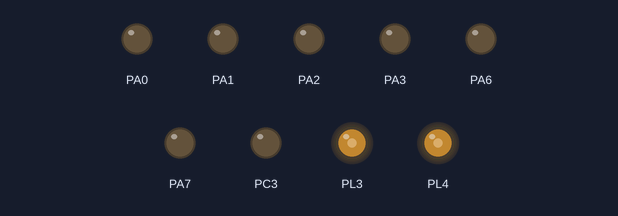
Recording of a program running on a simulated ATmega2560, built with avr-gcc and emulated at 11.0592 MHz. Parts: output pins drawn as LEDs (lit = HIGH).

Above: at 0.1 s.
Timing chart, 0 to 1.6 s (numbered marks = the images above):
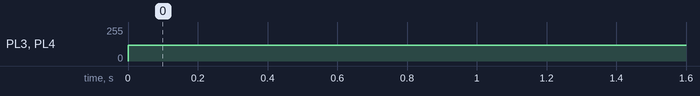

The program:

main.c
```c
// (licence header left out)
#include "winavr_firebird.h"

/** Function To Initialize All The Devices */
void init_devices()
{
 cli();
 port_init();  ///Initializes all the ports
 XMCRA=0x00;
 XMCRB=0x00;
 timer5_init();
 uart1_init(); ///Initailize UART0 for serial communiaction
 EIMSK  = 0x00;
 TIMSK0 = 0x00; ///timer0 interrupt sources
 TIMSK1 = 0x00; ///timer1 interrupt sources
 TIMSK2 = 0x00; ///timer2 interrupt sources
 TIMSK3 = 0x00; ///timer3 interrupt sources
 TIMSK4 = 0x00; ///timer4 interrupt sources
 TIMSK5 = 0x00; ///timer5 interrupt sources
 buzzer_pin_config();
 sei();   /// Enables the global interrupt
 velocity(120,120);
}


unsigned char data;
/** Main Function */
int main(void)
{
	init_devices();
	while(1);
}
```

winavr_firebird.h
```c
// (licence header left out)
#include<avr/io.h>
#include<avr/interrupt.h>
#include<util/delay.h>
#define FCPU 11059200ul ///defined here to make sure that program works properly


unsigned long int ShaftCountLeft = 0; ///< to keep track of left position encoder
unsigned long int ShaftCountRight = 0; ///< to keep track of right position encoder
unsigned int Degrees; ///< to accept angle in degrees for turning
unsigned char data; ///< to receive data through serial communication

/** Function To Initialize Ports */
void motion_pin_config()
{
 DDRA = DDRA | 0xCF;   ///Motion control pins set as output
 PORTA = PORTA & 0x30; ///Inital value of the motion control pins set to 0
 DDRL = DDRL | 0x18;   ///Setting PL3 and PL4 pins as output for PWM generation
 PORTL = PORTL | 0x18; ///Setting PL3 and PL4 pins as logic 1
}


///Function to configure INT4 (PORTE 4) pin as input for the left position encoder
void left_encoder_pin_config (void)
{
 DDRE  = DDRE & 0xEF;  ///Set the direction of the PORTE 4 pin as input
 PORTE = PORTE | 0x10; ///Enable internal pullup for PORTE 4 pin
}

///Function to configure INT5 (PORTE 5) pin as input for the right position encoder
void right_encoder_pin_config (void)
{
 DDRE  = DDRE & 0xDF;  ///Set the direction of the PORTE 4 pin as input
 PORTE = PORTE | 0x20; ///Enable internal pullup for PORTE 4 pin
}

///Interrupt 4 enable
void left_position_encoder_interrupt_init (void)
{
 cli(); ///Clears the global interrupt
 EICRB = EICRB | 0x02; /// INT4 is set to trigger with falling edge
 EIMSK = EIMSK | 0x10; /// Enable Interrupt INT4 for left position encoder
 sei();   /// Enables the global interrupt
}

//Interrupt 5 enable
void right_position_encoder_interrupt_init (void)
{
 cli(); ///Clears the global interrupt
 EICRB = EICRB | 0x08; /// INT5 is set to trigger with falling edge
 EIMSK = EIMSK | 0x20; /// Enable Interrupt INT5 for right position encoder
 sei();   /// Enables the global interrupt
}

///Function to Initialize PORTS
void port_init()
{
 motion_pin_config();
 left_encoder_pin_config();
 right_encoder_pin_config();
 left_position_encoder_interrupt_init();
 right_position_encoder_interrupt_init();
}


///ISR for right position encoder
ISR(INT5_vect)
{
 ShaftCountRight++;  ///increment right shaft position count
}


///TSR for left position encoder
ISR(INT4_vect)
{
 ShaftCountLeft++;  ///increment left shaft position count
}


///Function used for setting motor's direction
void motion_set (unsigned char Direction)
{
 unsigned char PortARestore = 0;

 Direction &= 0x0F; 		/// removing upper nibbel for the protection
 PortARestore = PORTA; 		/// reading the PORTA original status
 PortARestore &= 0xF0; 		/// making lower direction nibbel to 0
 PortARestore |= Direction; /// adding lower nibbel for forward command and restoring the PORTA status
 PORTA = PortARestore; 		/// executing the command
}

///both wheels forward
void forward (void)
{
  motion_set (0x06);
}

///both wheels backward
void back (void)
{
  motion_set(0x09);
}

///Left wheel backward, Right wheel forward
void left (void)
{
  motion_set(0x05);
}

///Left wheel forward, Right wheel backward
void right (void)
{
  motion_set(0x0A);
}


void stop (void)
{
  motion_set (0x00);
}


/// Timer 5 initialised in PWM mode for velocity control
/// Prescale:64
/// PWM 8bit fast, TOP=0x00FF
/// Timer Frequency:674.988Hz
void timer5_init()
{
	TCCR5B = 0x00;	///Stop
	TCNT5H = 0xFF;	///Counter higher 8-bit value to which OCR5xH value is compared with
	TCNT5L = 0x01;	///Counter lower 8-bit value to which OCR5xH value is compared with
	OCR5AH = 0x00;	///Output compare register high value for Left Motor
	OCR5AL = 0xFF;	///Output compare register low value for Left Motor
	OCR5BH = 0x00;	///Output compare register high value for Right Motor
	OCR5BL = 0xFF;	///Output compare register low value for Right Motor
	OCR5CH = 0x00;	///Output compare register high value for Motor C1
	OCR5CL = 0xFF;	///Output compare register low value for Motor C1
	TCCR5A = 0xA9;	/**{COM5A1=1, COM5A0=0; COM5B1=1, COM5B0=0; COM5C1=1 COM5C0=0}
 					  For Overriding normal port functionalit to OCRnA outputs.
				  	  {WGM51=0, WGM50=1} Along With WGM52 in TCCR5B for Selecting FAST PWM 8-bit Mode*/

	TCCR5B = 0x0B;	///WGM12=1; CS12=0, CS11=1, CS10=1 (Prescaler=64)
}


///Function for velocity control
void velocity (unsigned char left_motor, unsigned char right_motor)
{
	OCR5AL = (unsigned char)left_motor;
	OCR5BL = (unsigned char)right_motor;
}


///Function used for turning robot by specified degrees
void angle_rotate(unsigned int Degrees)
{
 float ReqdShaftCount = 0;
 unsigned long int ReqdShaftCountInt = 0;

 ReqdShaftCount = (float) Degrees/ 4.090; /// division by resolution to get shaft count
 ReqdShaftCountInt = (unsigned int) ReqdShaftCount;
 ShaftCountRight = 0;
 ShaftCountLeft = 0;

 while (1)
 {
  if((ShaftCountRight > ReqdShaftCountInt) || (ShaftCountLeft > ReqdShaftCountInt))
  {
  ShaftCountRight = 0;
  ShaftCountLeft = 0;
  break;
  }
 }
 }


///Function used for moving robot forward by specified distance

void linear_distance_mm(unsigned int DistanceInMM)
{
 float ReqdShaftCount = 0;
 unsigned long int ReqdShaftCountInt = 0;

 ReqdShaftCount = DistanceInMM / 5.338; /// division by resolution to get shaft count
 ReqdShaftCountInt = (unsigned long int) ReqdShaftCount;

 ShaftCountRight = 0;

 while(1)
 {
  if(ShaftCountRight > ReqdShaftCountInt || ShaftCountLeft > ReqdShaftCountInt )
  {
  ShaftCountRight = 0;
  ShaftCountLeft = 0;
  break;
  }
 }
 stop(); //Stop action
}

///move forward by specified distance
void forward_mm(unsigned int DistanceInMM)
{
 forward();
 linear_distance_mm(DistanceInMM);
}

///move backward by specified distance
void back_mm(unsigned int DistanceInMM)
{
 back();;
 linear_distance_mm(DistanceInMM);

}

///rotate left by specified degrees
void left_degrees(unsigned int Degrees)
{
/// 88 pulses for 360 degrees rotation 4.090 degrees per count
 left(); //Turn left
 angle_rotate(Degrees);
}


///rotate right by specified degrees
void right_degrees(unsigned int Degrees)
{
/// 88 pulses for 360 degrees rotation 4.090 degrees per count
 right(); //Turn right
 angle_rotate(Degrees);
}

///Function to configure the buzzer
void buzzer_pin_config (void)
{
 DDRC = DDRC | 0x08;		///Setting PORTC 3 as output
 PORTC = PORTC & 0xF7;		///Setting PORTC 3 logic low to turnoff buzzer
}

///Function to switch the buzzer on
void buzzer_on (void)
{
 unsigned char port_restore = 0;
 port_restore = PINC;
 port_restore = port_restore | 0x08;
 PORTC = port_restore;
}

///Function to switch the buzzer off
void buzzer_off (void)
{
 unsigned char port_restore = 0;
 port_restore = PINC;
 port_restore = port_restore & 0xF7;
 PORTC = port_restore;
}

/** UART1 initialization */
/// desired baud rate:9600
/// actual baud rate:9600 (0.0%)
/// char size: 8 bit
/// parity: Disabled
void uart1_init(void)
{
 UCSR1B = 0x00; ///disable while setting baud rate
 UCSR1A = 0x00;
 UCSR1C = 0x06;
 UBRR1L = 0x47; ///set baud rate lo
 UBRR1H = 0x00; ///set baud rate hi
 UCSR1B = 0x98;
}

/// ISR for receive complete interrupt
SIGNAL(SIG_USART1_RECV)
{
	data = UDR1; 		///making copy of data from UDR in data variable

	UDR1 = data; 		///echo data back to PC


DDRC = 0xFF;
		if(data == 0x51)
		{
			velocity(255,255);
			forward();  ///forward
			_delay_ms(50);
			stop();

		}

		if(data  == 0x52)
		{
			velocity(255,255);
			back(); ///back
			_delay_ms(50);
			stop();
		}

		if(data == 0x53)
		{
			velocity(120,120);
			left();  ///left
			_delay_ms(50);
			stop();
		}

		if(data == 0x54)
		{
			velocity(120,120);
			right();  ///right
			_delay_ms(50);
			stop();
		}

		if(data == 0x50)
		{
			velocity(120,120);
			stop(); ///stop
		}

		if(data == 0x42)
		{
			buzzer_on();
			_delay_ms(1000); ///buzzer
			buzzer_off();
		}

}
```

Measured:
- by itself, PL3, PL4: 0/255 → 120/255 at 0.00 s
